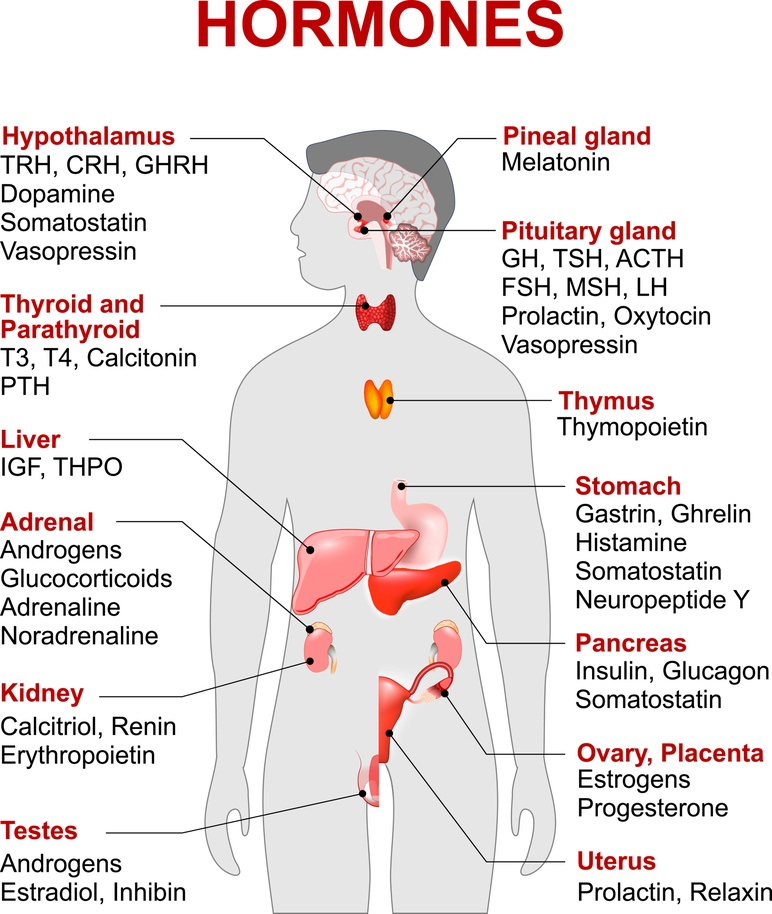
#> input picture cohort/sample.jpeg, 772 x 914 px, shrunk from 3559 x 4215 before the run
$ python main.py
#> lines starting #> are read from the running program, lines starting #| are printed output that depends on the picture; after the words box and inside, x2 and y2 are one past the last pixel; in counts of white or black regions, pixels touching at a corner belong together
import cv2
import pytesseract
import matplotlib.pyplot as plt

# Set the path for Tesseract executable (change this path if necessary)
pytesseract.pytesseract.tesseract_cmd = r'C:\Program Files\Tesseract-OCR\tesseract.exe'

# Load the image
image = cv2.imread("sample.jpeg")
#> image is the input picture: shape (914, 772, 3); mean B, G, R 225.1, 225.4, 234.1

# Check if the image was loaded successfully
if image is None:
    print("Error: Could not load image.")
    exit()

# Convert the image to grayscale
gray = cv2.cvtColor(image, cv2.COLOR_BGR2GRAY)
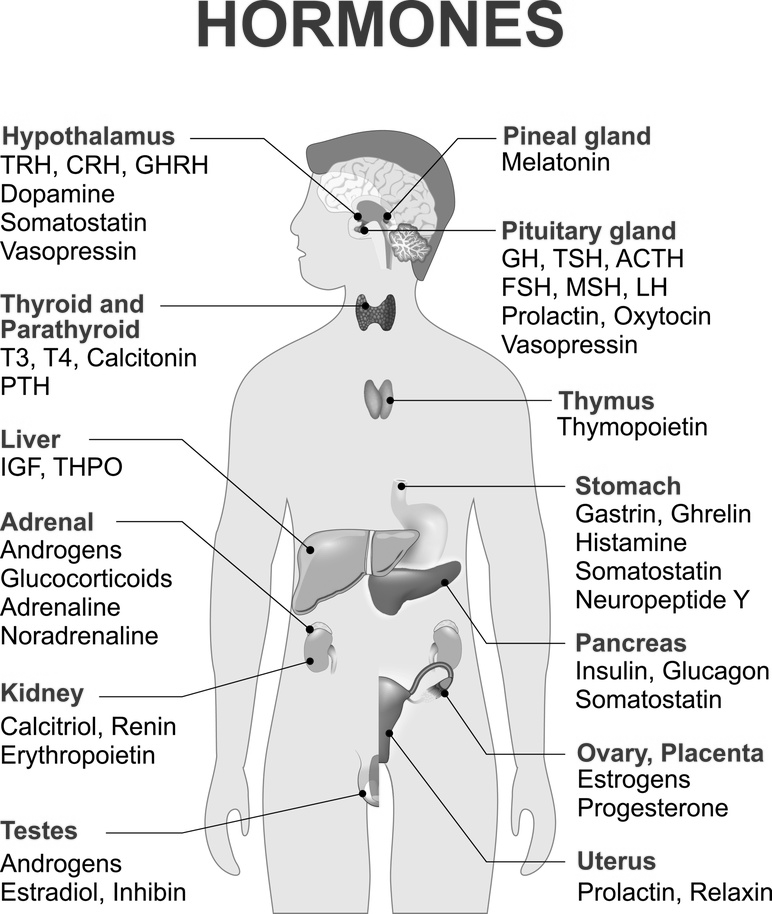
#> gray: shape (914, 772); min 0, max 255, mean 227.9

# Apply Gaussian Blur
blurred = cv2.GaussianBlur(gray, (5, 5), 0)
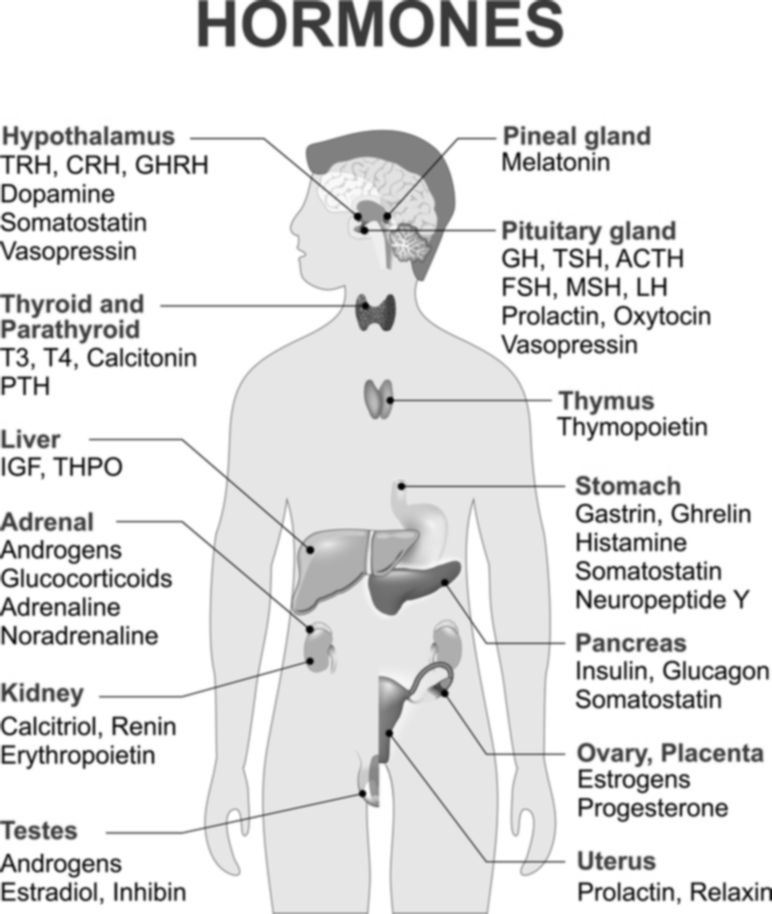
#> blurred: shape (914, 772); min 1, max 255, mean 227.9

# Apply thresholding to the image
thresh = cv2.threshold(blurred, 0, 255, cv2.THRESH_BINARY_INV + cv2.THRESH_OTSU)[1]
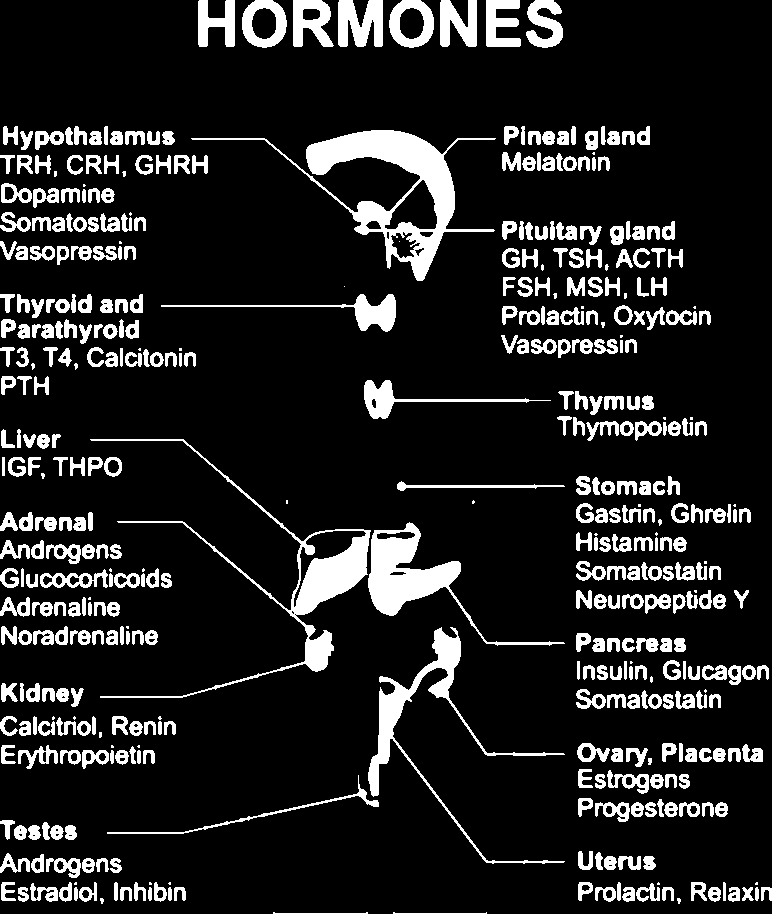
#> thresh: shape (914, 772); 13.3% white; 457 white regions (51 under 20 px), largest, box (x1, y1, x2, y2) and area: (191, 130, 496, 281) 8651, (90, 439, 371, 698) 5940, (368, 522, 565, 646) 4784

# Perform OCR on the thresholded image
#> (the run stopped early here; a loop or call above may not have finished)
